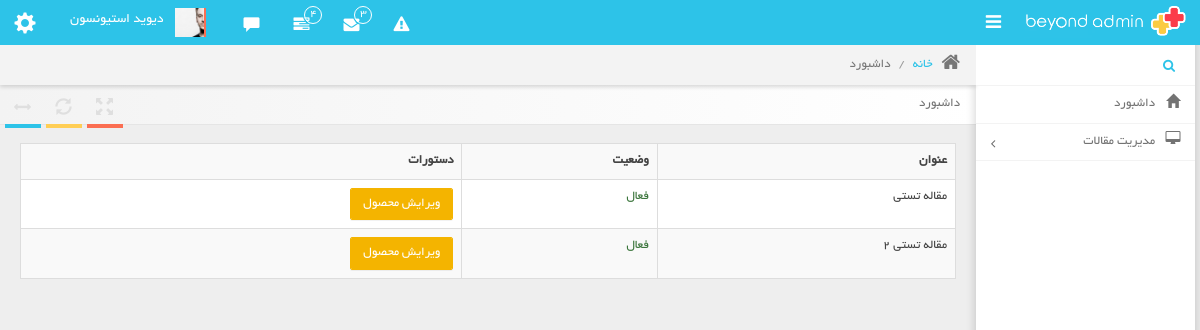
The page /admin-panel/articles/ (signed in) on the database its author committed.
### article_module/models.py (models this page shows, shortened)
class Article(models.Model):
    title = models.CharField(max_length=300, verbose_name='عنوان مقاله')
    slug = models.SlugField(max_length=400, db_index=True, allow_unicode=True, verbose_name='عنوان در url')
    image = models.ImageField(upload_to='images/articles', verbose_name='تصویر مقاله')
    shor_description = models.TextField(verbose_name='توضیحات کوتاه')
    text = models.TextField(verbose_name='متن مقاله')
    is_active = models.BooleanField(default=True, verbose_name='فعال/غیرفعال')
    selected_categories = models.ManyToManyField(ArticleCategory, verbose_name='دسته بندی ها')
    author = models.ForeignKey(User, on_delete=models.CASCADE, verbose_name='نویسنده', null=True, editable=False)
    create_date = models.DateTimeField(auto_now_add=True, editable=False, verbose_name='تاریخ ثبت')
    class Meta:
        verbose_name = 'مقاله'
        verbose_name_plural = 'مقالات'

### admin_panel/views.py (the view)
# urls.py: path('articles/', views.ArticlesListView.as_view(), name='admin_articles'),
@method_decorator(permission_checker_decorator, name='dispatch')
class ArticlesListView(ListView):
    model = Article
    paginate_by = 12
    template_name = 'admin_panel/articles/articles_list.html'
    def get_context_data(self, *args, **kwargs):
        context = super(ArticlesListView, self).get_context_data(*args, **kwargs)
        return context
    def get_queryset(self):
        query = super(ArticlesListView, self).get_queryset()
        category_name = self.kwargs.get('category')
        if category_name is not None:
            query = query.filter(selected_categories__url_title__iexact=category_name)
        return query

### admin_panel/templates/admin_panel/articles/articles_list.html (shortened to what this page needs)
{% extends 'admin_panel/shared/_admin_layout.html' %}
{% block content %}
    <div class="row">
        <div class="col-md-12">
            <div class="table-responsive">
                <table class="table table-bordered table-hover table-striped">
                    <tr>
                        <th>عنوان</th>
                        <th>وضعیت</th>
                        <th>دستورات</th>
                    </tr>
                    {% for article in object_list %}
                        <tr>
                            <td>{{ article.title }}</td>
                            <td>
                                {% if article.is_active %}
                                    <span class="text-success">فعال</span>
                                {% else %}
                                    <span class="text-danger">غیرفعال</span>
                                {% endif %}
                            </td>
                            <td>
                                <a href="{% url 'admin_edit_article' pk=article.id %}" class="btn btn-warning">ویرایش
                                    محصول</a>
                            </td>
                        </tr>
                    {% endfor %}
                </table>
            </div>
        </div>
    </div>
{% endblock %}

### rows shown on the page
Article: title "مقاله تستی", is_active "فعال"
Article: title "مقاله تستی 2", is_active "فعال"
